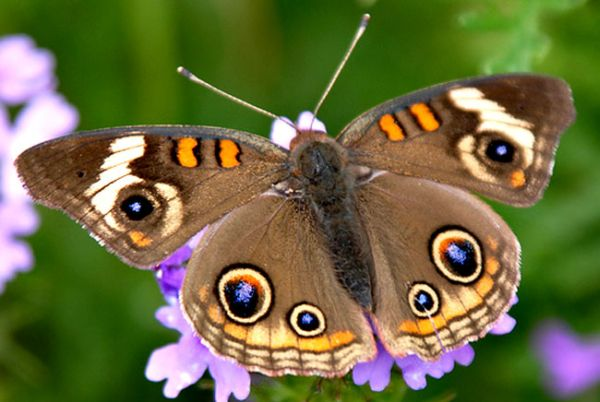
#> input picture renk_kumeleme/kelebek.jpg, 600 x 402 px
$ python renk_kumeleme.py
#> lines starting #> are read from the running program, lines starting #| are printed output that depends on the picture
#-*-coding: cp1254-*-
###Renk Kümeleme###

from sklearn.cluster import KMeans
import matplotlib.pyplot as plt
import numpy as np
import cv2

def centroid_histogram(clt):
	numlabels=np.arange(0,len(np.unique(clt.labels_))+1)
	hist,_=np.histogram(clt.labels_,bins=numlabels)

	hist=hist.astype("float")
	hist/=hist.sum()

	return hist
def plot_colors(hist,centroids):
	bar=np.zeros((50,300,3),dtype="uint8")
	startx=0
	for (percent,color) in zip(hist,centroids):
		endx=startx+percent*300
		cv2.rectangle(bar,(int(startx),0),(int(endx),50),color.astype("uint8").tolist(),-1)
		startx=endx
	return bar

img=cv2.imread('kelebek.jpg')
#> img is the input picture: shape (402, 600, 3); mean B, G, R 62.6, 107.4, 107.1
img=cv2.cvtColor(img,cv2.COLOR_BGR2RGB)

plt.figure()
plt.axis("off")
plt.imshow(img)

img=img.reshape((img.shape[0]*img.shape[1],3))

clt=KMeans(n_clusters=2) #kaç küme oluşturacağı girilir. küme sayısı artıkça hassasiyet artar ama hız azalır.
clt.fit(img)

hist=centroid_histogram(clt)
bar=plot_colors(hist,clt.cluster_centers_)
#> after the loop in plot_colors, `for (percent,color) in zip(hist,centroids):`:
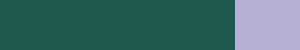
#> bar: shape (50, 300, 3); mean of channels 0, 1, 2 107, 107.3, 62.5; drawn as B, G, R

plt.figure()
plt.axis("off")
plt.imshow(bar)

plt.show()
